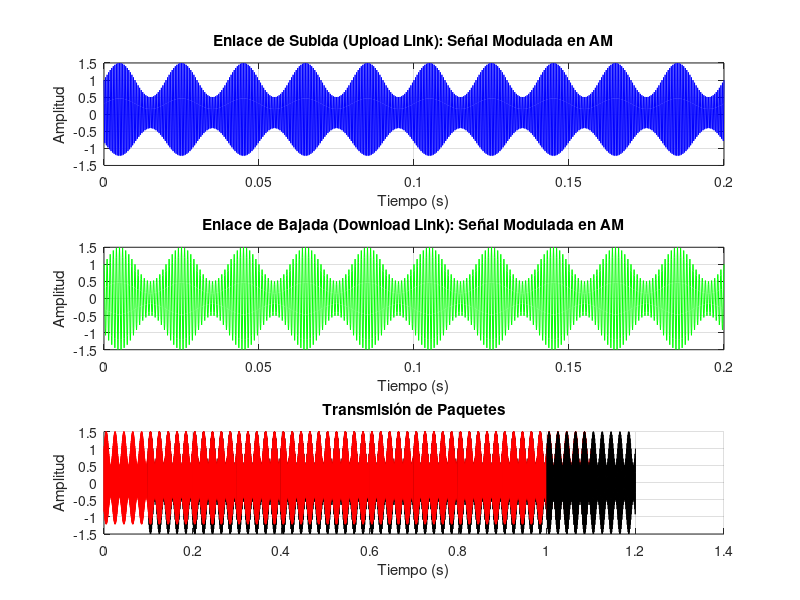

The MATLAB script that drew this image:
% Parámetros de la simulación
fs = 10000;        % Frecuencia de muestreo (en Hz)
f_carrier_upload = 2000;  % Frecuencia de la portadora para el enlace de subida (en Hz)
f_carrier_download = 1000; % Frecuencia de la portadora para el enlace de bajada (en Hz)
f_message = 50;    % Frecuencia de la señal del mensaje (en Hz)
t = 0:1/fs:0.2;    % Tiempo de simulación para un paquete (0.2 segundos)

% Señal de mensaje (representando un paquete de datos)
message_signal = sin(2*pi*f_message*t);

% Modulación en amplitud (AM) para cada enlace
am_signal_upload = (1 + 0.5 * message_signal) .* cos(2*pi*f_carrier_upload*t);
am_signal_download = (1 + 0.5 * message_signal) .* cos(2*pi*f_carrier_download*t);

% Graficar la señal modulada en ambos enlaces
figure;

% Subida de paquetes (Upload Link)
subplot(3, 1, 1);
plot(t, am_signal_upload, 'b');
title('Enlace de Subida (Upload Link): Señal Modulada en AM');
xlabel('Tiempo (s)');
ylabel('Amplitud');
grid on;

% Bajada de paquetes (Download Link)
subplot(3, 1, 2);
plot(t, am_signal_download, 'g');
title('Enlace de Bajada (Download Link): Señal Modulada en AM');
xlabel('Tiempo (s)');
ylabel('Amplitud');
grid on;

% Simulación de la transmisión de 10 paquetes con latencia
subplot(3, 1, 3);
hold on;
title('Transmisión de Paquetes');
xlabel('Tiempo (s)');
ylabel('Amplitud');
grid on;

n_paquetes = 10;       % Número de paquetes
latencia_prom = 0.1;   % Latencia promedio entre paquetes (en segundos)

for i = 1:n_paquetes
    % Enviar paquete desde Upload Link al satélite
    plot(t + (i-1)*latencia_prom, am_signal_upload, 'r');
    pause(0.2);  % Simulación de latencia de envío
    
    % Enviar paquete desde el satélite al Download Link
    plot(t + (i-1)*latencia_prom + 0.1, am_signal_download, 'k');
    pause(0.2);  % Simulación de latencia de recepción
end

hold off;
